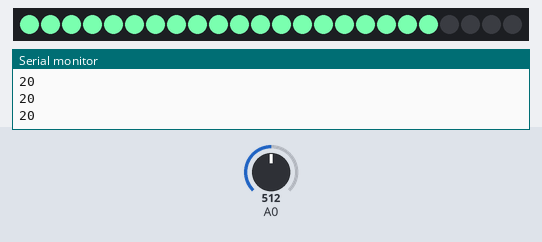
Recording of a sketch running on a simulated Arduino Uno, built with avr-gcc and run on an emulated ATmega328P. On the bench: 24 RGB LEDs in strip order, left to right, the last lines printed to the serial monitor. The inputs (shaded band) are chosen by the test bench; at power-on: A0 = 512.

Above: at 1.2 s.
1.3 s: A0 set to 585
At 1.9 s:
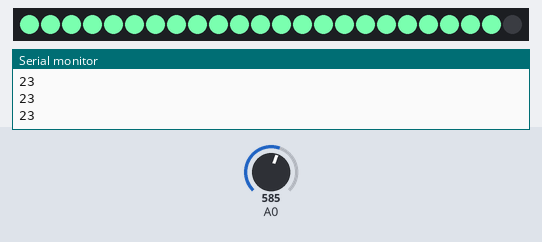
2.8 s: A0 set to 613
4.3 s: A0 set to 27
5.8 s: A0 set to 21
At 7.1 s:
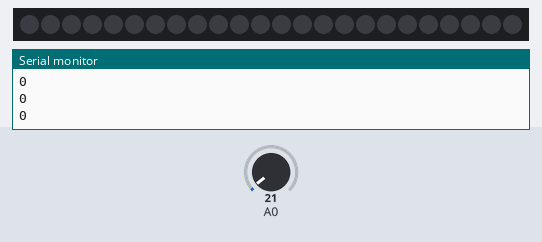
Timing chart, 0 to 8.4 s (numbered marks = the images above; inputs shaded):
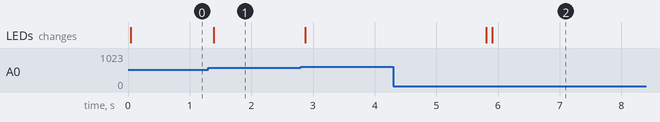

The sketch:

forceSensor001.ino
```cpp
/*
  Press a force sensor, turn on multiple LEDs one at a time
 */
#include <Adafruit_NeoPixel.h>

const int neoPixelPin = 0;  // control pin
const int pixelCount = 24;    // number of pixels

// set up strip:
Adafruit_NeoPixel strip = Adafruit_NeoPixel(pixelCount, neoPixelPin, NEO_GRBW + NEO_KHZ800);

long int color = 0x502AFF5F;

void setup() {
  // put your setup code here, to run once:
  Serial.begin(9600);

  strip.begin();    // initialize pixel strip
  strip.clear();    // turn all LEDs off
  strip.show();     // update strip

}

void loop() {
  // put your main code here, to run repeatedly:
  // read the sensor:
  int forceSensor = analogRead(A0);

  // map its range to 24 pixels:
  int ledCount = forceSensor / 25;
  Serial.println(ledCount);
  // if the number of LEDs to turn on > 0,
  // then turn on ledCount leds:
  if (ledCount > 0) {
    for (int p = 0; p < ledCount; p++) {
      strip.setPixelColor(p, color);
      strip.show();
      delay(1);
    }
    // if ledCount is 0, turn off ALL the LEDS:
  } else {
    for (int p = pixelCount; p >= 0; p--) {
      strip.setPixelColor(p, 0);
      strip.show();
      delay(3);
    }
  }
}
```

Measured:
- the behaviour switches between 25 and 24 on A0 (found by bisection; images 1 and 2)
- after the input at 1.3 s, the LEDs: first change after 0.09 s (image 1 shows a later state)
- after the input at 5.8 s, the LEDs: first change at once (image 2 shows a later state)
